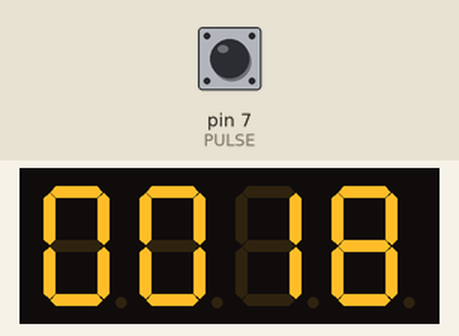
Bench run of a sketch on a simulated Arduino Uno, built with avr-gcc and run on an emulated ATmega328P. Parts: 4-digit seven-segment display. The inputs (shaded band) are chosen by the test bench; at power-on: pin 7 (PULSE) HIGH.

Above: at 1.23 s.
1.3 s: pin 7 (PULSE) pulled LOW for 3.2 s
6.1 s: pin 7 (PULSE) pulled LOW for 0.15 s
9.2 s: pin 7 (PULSE) pulled LOW for 1 s
At 11.26 s:
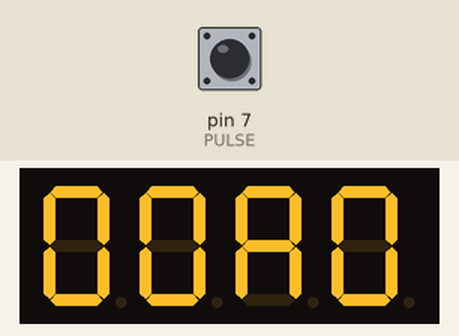
At 11.97 s:
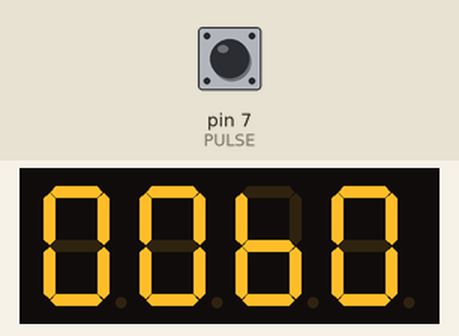

The sketch:

ammo_counter.ino
```cpp
#include <TimerOne.h>
#include "TM1637.h"


#define DELTA_THR 120
#define DELTA_THR_HALF 60

#define PULSE 7
#define CLK 8 // TM1637 CLK
#define DIO 9 // TM1637 DIO

int ammo;

int8_t TimeDisp[] = {0x00, 0x00, 0x00, 0x00};

TM1637 tm1637(CLK, DIO);


void setup() {
//  Serial.begin(115200);

  tm1637.set();
  tm1637.init();
  tm1637.point(POINT_ON);
  tm1637.display(TimeDisp);

  ammo = 0;

}


void loop() {
  while(digitalRead(PULSE)==0);


  ammo++;
  TimeDisp[2] = ammo / 10;
  TimeDisp[3] = ammo % 10;
  tm1637.display(TimeDisp);
  tm1637.point(POINT_OFF);

  delay(DELTA_THR_HALF);
}
```
